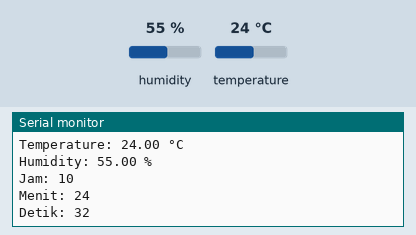
This sketch was run on a simulated Arduino Uno, built with avr-gcc and run on an emulated ATmega328P. Shown: the last lines printed to the serial monitor. The test bench sets the inputs (shaded band); at power-on: humidity 55 %, temperature 24 °C. The local clock reads 2024-03-15 10:24:30 at power-on unless the sketch sets it; no radio packets arrive unless stated.

Above: at 2.9 s.
3.0 s: humidity set to 22 %
At 4.7 s:
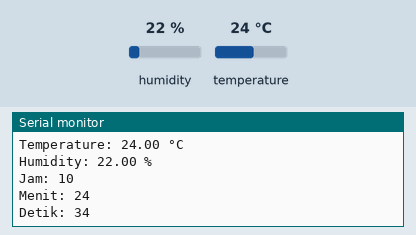
5.8 s: temperature set to 12 °C
At 6.8 s:
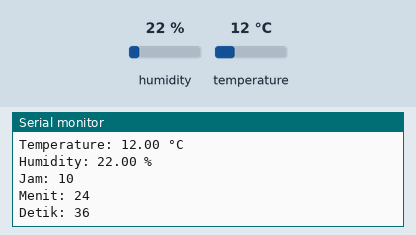
8.6 s: humidity set to 40 %
At 8.6 s:
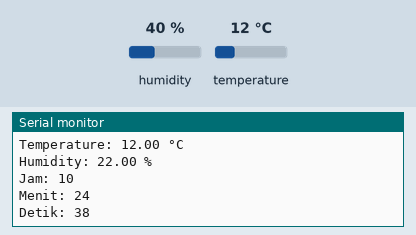
Timing chart, 0 to 11.6 s (numbered marks = the images above; inputs shaded):
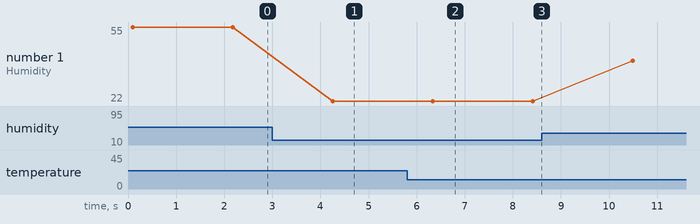

Measured:
- after the input at 3.0 s, the serial monitor: prints a new line after 1.3 s (image 1)
- after the input at 5.8 s, the serial monitor: prints a new line after 0.51 s (image 2)
- plotted number 1: 55 → 22 after the input at 3.0 s

The sketch:

sensorNode11.ino
```cpp
#include <Arduino.h>
#include <SPI.h>
#include <nRF24L01.h>
#include <RF24.h>
#include <Adafruit_Sensor.h>
#include <DHT.h>
#include <Wire.h>
#include "RTClib.h"

RTC_DS3231 rtc;
DHT dht(2, DHT11);
RF24 rf24(7, 8);

struct data
{
  int tandanode;
  float temperature;
  float humidity;
  int jam;
  int menit;
  int detik;
};

struct data sentData;

void setup()
{
  Serial.begin(9600);
  dht.begin();
  rf24.begin();
  rf24.setDataRate(RF24_2MBPS);
  rf24.openWritingPipe(0xF0F0F0F0E1LL);
  rf24.setPALevel(RF24_PA_MIN);
  rf24.stopListening();
  rtc.begin();
}

void loop()
{
  DateTime now = rtc.now();

    float temperature = dht.readTemperature();
    float humidity = dht.readHumidity();

    if (isnan(humidity) || isnan(temperature))
    {
      Serial.println("Failed to read DHT11 sensor!");
      return;
    }

    sentData.tandanode = 11;
    sentData.temperature = temperature;
    sentData.humidity = humidity;
    sentData.jam = now.hour();
    sentData.menit = now.minute();
    sentData.detik = now.second();


    rf24.write(&sentData, sizeof(sentData));

    Serial.println("Data sent from Node 11:");
    Serial.print("Tandanode: ");
    Serial.println(sentData.tandanode);
    Serial.print("Temperature: ");
    Serial.print(sentData.temperature);
    Serial.println(" °C");
    Serial.print("Humidity: ");
    Serial.print(sentData.humidity);
    Serial.println(" %");
    Serial.print("Jam: ");
    Serial.println(sentData.jam);
    Serial.print("Menit: ");
    Serial.println(sentData.menit);
    Serial.print("Detik: ");
    Serial.println(sentData.detik);
    Serial.println();

delay(2000);
  }
```
